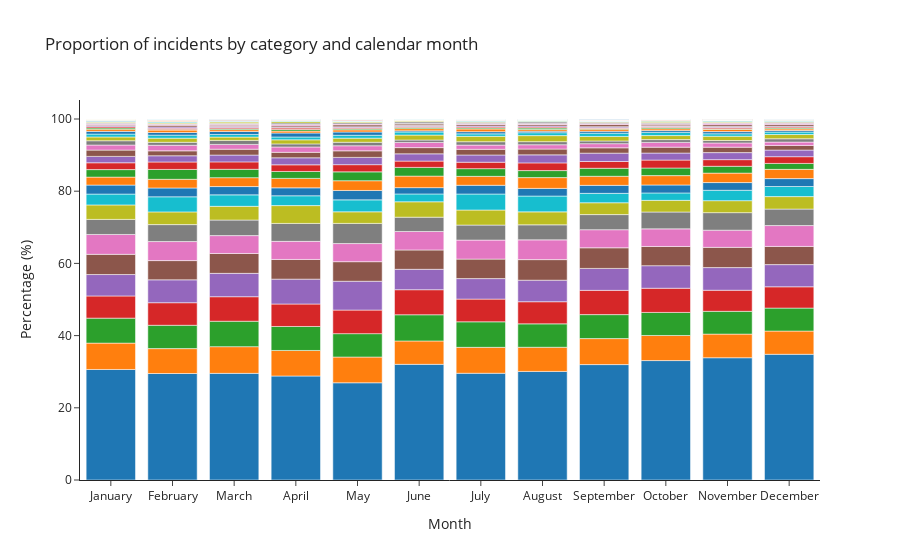

Notebook source saved alongside this figure:
### Code cell
fig = px.bar(plot_data, x='month', y='month_prop', color='category',
             hover_data={'month_prop':':.2f',
                         'count':':,'},
             labels={'month':'Month', 'month_prop':'Percentage (%)', 'category':'Category'},
             title='Proportion of incidents by category and calendar month',
             template='simple_white')
fig.update_layout(showlegend=False)
fig

### Figure 1 — Plotly figure (JSON) as saved in the notebook; plotly's stock layout.template omitted (floating-point values rounded to 4 significant figures)
{"data": [{"alignmentgroup": "True", "customdata": [[3370], [3057], [3401], [3164], [2864], [3598], [3554], [3543], [3935], [3983], [3827], [3959]], "hovertemplate": "Category=Larceny Theft<br>Month=%{x}<br>Percentage (%)=%{y:.2f}<br>count=%{customdata[0]:,}<extra></extra>", "legendgroup": "Larceny Theft", "marker": {"color": "#1F77B4", "pattern": {"shape": ""}}, "name": "Larceny Theft", "offsetgroup": "Larceny Theft", "orientation": "v", "showlegend": true, "textposition": "auto", "type": "bar", "x": ["January", "February", "March", "April", "May", "June", "July", "August", "September", "October", "November", "December"], "xaxis": "x", "y": [30.61, 29.5, 29.54, 28.81, 26.93, 32.04, 29.57, 30.08, 31.97, 33.08, 33.87, 34.82], "yaxis": "y"}, {"alignmentgroup": "True", "customdata": [[804], [714], [852], [777], [758], [727], [863], [788], [886], [837], [740], [732]], "hovertemplate": "Category=Other<br>Month=%{x}<br>Percentage (%)=%{y:.2f}<br>count=%{customdata[0]:,}<extra></extra>", "legendgroup": "Other", "marker": {"color": "#FF7F0E", "pattern": {"shape": ""}}, "name": "Other", "offsetgroup": "Other", "orientation": "v", "showlegend": true, "textposition": "auto", "type": "bar", "x": ["January", "February", "March", "April", "May", "June", "July", "August", "September", "October", "November", "December"], "xaxis": "x", "y": [7.304, 6.891, 7.4, 7.075, 7.128, 6.474, 7.18, 6.69, 7.199, 6.952, 6.549, 6.439], "yaxis": "y"}, {"alignmentgroup": "True", "customdata": [[762], [670], [811], [730], [689], [815], [850], [764], [818], [769], [713], [723]], "hovertemplate": "Category=Malicious Mischief<br>Month=%{x}<br>Percentage (%)=%{y:.2f}<br>count=%{customdata[0]:,}<extra></extra>", "legendgroup": "Malicious Mischief", "marker": {"color": "#2CA02C", "pattern": {"shape": ""}}, "name": "Malicious Mischief", "offsetgroup": "Malicious Mischief", "orientation": "v", "showlegend": true, "textposition": "auto", "type": "bar", "x": ["January", "February", "March", "April", "May", "June", "July", "August", "September", "October", "November", "December"], "xaxis": "x", "y": [6.922, 6.466, 7.044, 6.647, 6.479, 7.258, 7.072, 6.486, 6.646, 6.388, 6.31, 6.359], "yaxis": "y"}, {"alignmentgroup": "True", "customdata": [[676], [648], [782], [683], [694], [779], [756], [722], [827], [806], [660], [670]], "hovertemplate": "Category=Assault<br>Month=%{x}<br>Percentage (%)=%{y:.2f}<br>count=%{customdata[0]:,}<extra></extra>", "legendgroup": "Assault", "marker": {"color": "#D62728", "pattern": {"shape": ""}}, "name": "Assault", "offsetgroup": "Assault", "orientation": "v", "showlegend": true, "textposition": "auto", "type": "bar", "x": ["January", "February", "March", "April", "May", "June", "July", "August", "September", "October", "November", "December"], "xaxis": "x", "y": [6.141, 6.254, 6.792, 6.219, 6.526, 6.937, 6.29, 6.13, 6.719, 6.695, 5.841, 5.893], "yaxis": "y"}, {"alignmentgroup": "True", "customdata": [[653], [657], [745], [757], [850], [635], [683], [703], [748], [752], [709], [699]], "hovertemplate": "Category=Motor Vehicle Theft<br>Month=%{x}<br>Percentage (%)=%{y:.2f}<br>count=%{customdata[0]:,}<extra></extra>", "legendgroup": "Motor Vehicle Theft", "marker": {"color": "#9467BD", "pattern": {"shape": ""}}, "name": "Motor Vehicle Theft", "offsetgroup": "Motor Vehicle Theft", "orientation": "v", "showlegend": true, "textposition": "auto", "type": "bar", "x": ["January", "February", "March", "April", "May", "June", "July", "August", "September", "October", "November", "December"], "xaxis": "x", "y": [5.932, 6.34, 6.47, 6.892, 7.993, 5.655, 5.682, 5.968, 6.077, 6.246, 6.274, 6.148], "yaxis": "y"}, {"alignmentgroup": "True", "customdata": [[616], [552], [634], [599], [576], [601], [649], [671], [703], [641], [633], [573]], "hovertemplate": "Category=Non-Criminal<br>Month=%{x}<br>Percentage (%)=%{y:.2f}<br>count=%{customdata[0]:,}<extra></extra>", "legendgroup": "Non-Criminal", "marker": {"color": "#8C564B", "pattern": {"shape": ""}}, "name": "Non-Criminal", "offsetgroup": "Non-Criminal", "orientation": "v", "showlegend": true, "textposition": "auto", "type": "bar", "x": ["January", "February", "March", "April", "May", "June", "July", "August", "September", "October", "November", "December"], "xaxis": "x", "y": [5.596, 5.327, 5.506, 5.454, 5.417, 5.352, 5.399, 5.697, 5.712, 5.324, 5.602, 5.04], "yaxis": "y"}, {"alignmentgroup": "True", "customdata": [[606], [546], [570], [550], [534], [575], [633], [644], [617], [587], [538], [657]], "hovertemplate": "Category=Burglary<br>Month=%{x}<br>Percentage (%)=%{y:.2f}<br>count=%{customdata[0]:,}<extra></extra>", "legendgroup": "Burglary", "marker": {"color": "#E377C2", "pattern": {"shape": ""}}, "name": "Burglary", "offsetgroup": "Burglary", "orientation": "v", "showlegend": true, "textposition": "auto", "type": "bar", "x": ["January", "February", "March", "April", "May", "June", "July", "August", "September", "October", "November", "December"], "xaxis": "x", "y": [5.505, 5.269, 4.95, 5.008, 5.022, 5.121, 5.266, 5.467, 5.013, 4.876, 4.761, 5.779], "yaxis": "y"}, {"alignmentgroup": "True", "customdata": [[460], [487], [496], [546], [594], [445], [500], [491], [515], [562], [549], [519]], "hovertemplate": "Category=Recovered Vehicle<br>Month=%{x}<br>Percentage (%)=%{y:.2f}<br>count=%{customdata[0]:,}<extra></extra>", "legendgroup": "Recovered Vehicle", "marker": {"color": "#7F7F7F", "pattern": {"shape": ""}}, "name": "Recovered Vehicle", "offsetgroup": "Recovered Vehicle", "orientation": "v", "showlegend": true, "textposition": "auto", "type": "bar", "x": ["January", "February", "March", "April", "May", "June", "July", "August", "September", "October", "November", "December"], "xaxis": "x", "y": [4.179, 4.7, 4.308, 4.971, 5.586, 3.963, 4.16, 4.168, 4.184, 4.668, 4.858, 4.565], "yaxis": "y"}, {"alignmentgroup": "True", "customdata": [[441], [365], [438], [543], [341], [479], [501], [423], [404], [389], [375], [393]], "hovertemplate": "Category=Fraud<br>Month=%{x}<br>Percentage (%)=%{y:.2f}<br>count=%{customdata[0]:,}<extra></extra>", "legendgroup": "Fraud", "marker": {"color": "#BCBD22", "pattern": {"shape": ""}}, "name": "Fraud", "offsetgroup": "Fraud", "orientation": "v", "showlegend": true, "textposition": "auto", "type": "bar", "x": ["January", "February", "March", "April", "May", "June", "July", "August", "September", "October", "November", "December"], "xaxis": "x", "y": [4.006, 3.522, 3.804, 4.944, 3.207, 4.266, 4.168, 3.591, 3.282, 3.231, 3.319, 3.457], "yaxis": "y"}, {"alignmentgroup": "True", "customdata": [[331], [433], [365], [298], [352], [244], [533], [516], [320], [247], [325], [318]], "hovertemplate": "Category=Drug Offense<br>Month=%{x}<br>Percentage (%)=%{y:.2f}<br>count=%{customdata[0]:,}<extra></extra>", "legendgroup": "Drug Offense", "marker": {"color": "#17BECF", "pattern": {"shape": ""}}, "name": "Drug Offense", "offsetgroup": "Drug Offense", "orientation": "v", "showlegend": true, "textposition": "auto", "type": "bar", "x": ["January", "February", "March", "April", "May", "June", "July", "August", "September", "October", "November", "December"], "xaxis": "x", "y": [3.007, 4.179, 3.17, 2.713, 3.31, 2.173, 4.434, 4.381, 2.6, 2.052, 2.876, 2.797], "yaxis": "y"}, {"alignmentgroup": "True", "customdata": [[274], [253], [265], [242], [277], [196], [291], [250], [273], [266], [241], [249]], "hovertemplate": "Category=Warrant<br>Month=%{x}<br>Percentage (%)=%{y:.2f}<br>count=%{customdata[0]:,}<extra></extra>", "legendgroup": "Warrant", "marker": {"color": "#1F77B4", "pattern": {"shape": ""}}, "name": "Warrant", "offsetgroup": "Warrant", "orientation": "v", "showlegend": true, "textposition": "auto", "type": "bar", "x": ["January", "February", "March", "April", "May", "June", "July", "August", "September", "October", "November", "December"], "xaxis": "x", "y": [2.489, 2.442, 2.302, 2.203, 2.605, 1.745, 2.421, 2.122, 2.218, 2.209, 2.133, 2.19], "yaxis": "y"}, {"alignmentgroup": "True", "customdata": [[243], [249], [284], [287], [287], [359], [298], [352], [309], [312], [296], [291]], "hovertemplate": "Category=Lost Property<br>Month=%{x}<br>Percentage (%)=%{y:.2f}<br>count=%{customdata[0]:,}<extra></extra>", "legendgroup": "Lost Property", "marker": {"color": "#FF7F0E", "pattern": {"shape": ""}}, "name": "Lost Property", "offsetgroup": "Lost Property", "orientation": "v", "showlegend": true, "textposition": "auto", "type": "bar", "x": ["January", "February", "March", "April", "May", "June", "July", "August", "September", "October", "November", "December"], "xaxis": "x", "y": [2.207, 2.403, 2.467, 2.613, 2.699, 3.197, 2.479, 2.988, 2.511, 2.592, 2.619, 2.56], "yaxis": "y"}, {"alignmentgroup": "True", "customdata": [[229], [284], [267], [211], [261], [271], [256], [229], [274], [254], [214], [187]], "hovertemplate": "Category=Robbery<br>Month=%{x}<br>Percentage (%)=%{y:.2f}<br>count=%{customdata[0]:,}<extra></extra>", "legendgroup": "Robbery", "marker": {"color": "#2CA02C", "pattern": {"shape": ""}}, "name": "Robbery", "offsetgroup": "Robbery", "orientation": "v", "showlegend": true, "textposition": "auto", "type": "bar", "x": ["January", "February", "March", "April", "May", "June", "July", "August", "September", "October", "November", "December"], "xaxis": "x", "y": [2.08, 2.741, 2.319, 1.921, 2.454, 2.413, 2.13, 1.944, 2.226, 2.11, 1.894, 1.645], "yaxis": "y"}, {"alignmentgroup": "True", "customdata": [[208], [213], [236], [202], [212], [195], [214], [251], [230], [264], [208], [212]], "hovertemplate": "Category=Missing Person<br>Month=%{x}<br>Percentage (%)=%{y:.2f}<br>count=%{customdata[0]:,}<extra></extra>", "legendgroup": "Missing Person", "marker": {"color": "#D62728", "pattern": {"shape": ""}}, "name": "Missing Person", "offsetgroup": "Missing Person", "orientation": "v", "showlegend": true, "textposition": "auto", "type": "bar", "x": ["January", "February", "March", "April", "May", "June", "July", "August", "September", "October", "November", "December"], "xaxis": "x", "y": [1.89, 2.056, 2.05, 1.839, 1.994, 1.737, 1.78, 2.131, 1.869, 2.193, 1.841, 1.865], "yaxis": "y"}, {"alignmentgroup": "True", "customdata": [[195], [179], [218], [214], [214], [227], [241], [262], [285], [234], [220], [209]], "hovertemplate": "Category=Suspicious Occ<br>Month=%{x}<br>Percentage (%)=%{y:.2f}<br>count=%{customdata[0]:,}<extra></extra>", "legendgroup": "Suspicious Occ", "marker": {"color": "#9467BD", "pattern": {"shape": ""}}, "name": "Suspicious Occ", "offsetgroup": "Suspicious Occ", "orientation": "v", "showlegend": true, "textposition": "auto", "type": "bar", "x": ["January", "February", "March", "April", "May", "June", "July", "August", "September", "October", "November", "December"], "xaxis": "x", "y": [1.771, 1.727, 1.893, 1.948, 2.012, 2.022, 2.005, 2.224, 2.316, 1.944, 1.947, 1.838], "yaxis": "y"}, {"alignmentgroup": "True", "customdata": [[191], [141], [187], [166], [193], [193], [189], [189], [182], [197], [170], [146]], "hovertemplate": "Category=Disorderly Conduct<br>Month=%{x}<br>Percentage (%)=%{y:.2f}<br>count=%{customdata[0]:,}<extra></extra>", "legendgroup": "Disorderly Conduct", "marker": {"color": "#8C564B", "pattern": {"shape": ""}}, "name": "Disorderly Conduct", "offsetgroup": "Disorderly Conduct", "orientation": "v", "showlegend": true, "textposition": "auto", "type": "bar", "x": ["January", "February", "March", "April", "May", "June", "July", "August", "September", "October", "November", "December"], "xaxis": "x", "y": [1.735, 1.361, 1.624, 1.511, 1.815, 1.719, 1.572, 1.605, 1.479, 1.636, 1.504, 1.284], "yaxis": "y"}, {"alignmentgroup": "True", "customdata": [[155], [160], [152], [163], [150], [160], [140], [141], [141], [158], [132], [105]], "hovertemplate": "Category=Miscellaneous Investigation<br>Month=%{x}<br>Percentage (%)=%{y:.2f}<br>count=%{customdata[0]:,}<extra></extra>", "legendgroup": "Miscellaneous Investigation", "marker": {"color": "#E377C2", "pattern": {"shape": ""}}, "name": "Miscellaneous Investigation", "offsetgroup": "Miscellaneous Investigation", "orientation": "v", "showlegend": true, "textposition": "auto", "type": "bar", "x": ["January", "February", "March", "April", "May", "June", "July", "August", "September", "October", "November", "December"], "xaxis": "x", "y": [1.408, 1.544, 1.32, 1.484, 1.411, 1.425, 1.165, 1.197, 1.146, 1.312, 1.168, 0.9236], "yaxis": "y"}, {"alignmentgroup": "True", "customdata": [[131], [85], [129], [94], [103], [76], [113], [101], [92], [94], [76], [105]], "hovertemplate": "Category=Other Offenses<br>Month=%{x}<br>Percentage (%)=%{y:.2f}<br>count=%{customdata[0]:,}<extra></extra>", "legendgroup": "Other Offenses", "marker": {"color": "#7F7F7F", "pattern": {"shape": ""}}, "name": "Other Offenses", "offsetgroup": "Other Offenses", "orientation": "v", "showlegend": true, "textposition": "auto", "type": "bar", "x": ["January", "February", "March", "April", "May", "June", "July", "August", "September", "October", "November", "December"], "xaxis": "x", "y": [1.19, 0.8203, 1.12, 0.8559, 0.9686, 0.6768, 0.9401, 0.8575, 0.7475, 0.7808, 0.6726, 0.9236], "yaxis": "y"}, {"alignmentgroup": "True", "customdata": [[116], [119], [105], [124], [121], [154], [179], [197], [154], [135], [135], [134]], "hovertemplate": "Category=Offences Against The Family And Children<br>Month=%{x}<br>Percentage (%)=%{y:.2f}<br>count=%{customdata[0]:,}<extra></extra>", "legendgroup": "Offences Against The Family And Children", "marker": {"color": "#BCBD22", "pattern": {"shape": ""}}, "name": "Offences Against The Family And Children", "offsetgroup": "Offences Against The Family And Children", "orientation": "v", "showlegend": true, "textposition": "auto", "type": "bar", "x": ["January", "February", "March", "April", "May", "June", "July", "August", "September", "October", "November", "December"], "xaxis": "x", "y": [1.054, 1.148, 0.9119, 1.129, 1.138, 1.371, 1.489, 1.672, 1.251, 1.121, 1.195, 1.179], "yaxis": "y"}, {"alignmentgroup": "True", "customdata": [[87], [87], [84], [86], [85], [96], [82], [95], [111], [104], [77], [77]], "hovertemplate": "Category=Weapons Offense<br>Month=%{x}<br>Percentage (%)=%{y:.2f}<br>count=%{customdata[0]:,}<extra></extra>", "legendgroup": "Weapons Offense", "marker": {"color": "#17BECF", "pattern": {"shape": ""}}, "name": "Weapons Offense", "offsetgroup": "Weapons Offense", "orientation": "v", "showlegend": true, "textposition": "auto", "type": "bar", "x": ["January", "February", "March", "April", "May", "June", "July", "August", "September", "October", "November", "December"], "xaxis": "x", "y": [0.7903, 0.8396, 0.7295, 0.783, 0.7993, 0.8549, 0.6822, 0.8065, 0.9019, 0.8639, 0.6814, 0.6773], "yaxis": "y"}, {"alignmentgroup": "True", "customdata": [[83], [76], [96], [121], [96], [36], [73], [50], [67], [61], [67], [49]], "hovertemplate": "Category=Traffic Violation Arrest<br>Month=%{x}<br>Percentage (%)=%{y:.2f}<br>count=%{customdata[0]:,}<extra></extra>", "legendgroup": "Traffic Violation Arrest", "marker": {"color": "#1F77B4", "pattern": {"shape": ""}}, "name": "Traffic Violation Arrest", "offsetgroup": "Traffic Violation Arrest", "orientation": "v", "showlegend": true, "textposition": "auto", "type": "bar", "x": ["January", "February", "March", "April", "May", "June", "July", "August", "September", "October", "November", "December"], "xaxis": "x", "y": [0.754, 0.7334, 0.8338, 1.102, 0.9028, 0.3206, 0.6073, 0.4245, 0.5444, 0.5067, 0.5929, 0.431], "yaxis": "y"}, {"alignmentgroup": "True", "customdata": [[65], [69], [58], [58], [64], [68], [90], [56], [69], [61], [71], [50]], "hovertemplate": "Category=Weapons Carrying Etc<br>Month=%{x}<br>Percentage (%)=%{y:.2f}<br>count=%{customdata[0]:,}<extra></extra>", "legendgroup": "Weapons Carrying Etc", "marker": {"color": "#FF7F0E", "pattern": {"shape": ""}}, "name": "Weapons Carrying Etc", "offsetgroup": "Weapons Carrying Etc", "orientation": "v", "showlegend": true, "textposition": "auto", "type": "bar", "x": ["January", "February", "March", "April", "May", "June", "July", "August", "September", "October", "November", "December"], "xaxis": "x", "y": [0.5905, 0.6659, 0.5037, 0.5281, 0.6018, 0.6056, 0.7488, 0.4754, 0.5606, 0.5067, 0.6283, 0.4398], "yaxis": "y"}, {"alignmentgroup": "True", "customdata": [[41], [19], [30], [48], [33], [33], [35], [46], [23], [41], [20], [28]], "hovertemplate": "Category=Vandalism<br>Month=%{x}<br>Percentage (%)=%{y:.2f}<br>count=%{customdata[0]:,}<extra></extra>", "legendgroup": "Vandalism", "marker": {"color": "#2CA02C", "pattern": {"shape": ""}}, "name": "Vandalism", "offsetgroup": "Vandalism", "orientation": "v", "showlegend": true, "textposition": "auto", "type": "bar", "x": ["January", "February", "March", "April", "May", "June", "July", "August", "September", "October", "November", "December"], "xaxis": "x", "y": [0.3725, 0.1834, 0.2606, 0.437, 0.3103, 0.2939, 0.2912, 0.3905, 0.1869, 0.3406, 0.177, 0.2463], "yaxis": "y"}, {"alignmentgroup": "True", "customdata": [[38], [32], [41], [45], [27], [31], [33], [33], [26], [31], [39], [32]], "hovertemplate": "Category=Case Closure<br>Month=%{x}<br>Percentage (%)=%{y:.2f}<br>count=%{customdata[0]:,}<extra></extra>", "legendgroup": "Case Closure", "marker": {"color": "#D62728", "pattern": {"shape": ""}}, "name": "Case Closure", "offsetgroup": "Case Closure", "orientation": "v", "showlegend": true, "textposition": "auto", "type": "bar", "x": ["January", "February", "March", "April", "May", "June", "July", "August", "September", "October", "November", "December"], "xaxis": "x", "y": [0.3452, 0.3088, 0.3561, 0.4097, 0.2539, 0.2761, 0.2745, 0.2802, 0.2112, 0.2575, 0.3451, 0.2815], "yaxis": "y"}, {"alignmentgroup": "True", "customdata": [[32], [39], [28], [25], [28], [33], [32], [36], [39], [30], [33], [26]], "hovertemplate": "Category=Arson<br>Month=%{x}<br>Percentage (%)=%{y:.2f}<br>count=%{customdata[0]:,}<extra></extra>", "legendgroup": "Arson", "marker": {"color": "#9467BD", "pattern": {"shape": ""}}, "name": "Arson", "offsetgroup": "Arson", "orientation": "v", "showlegend": true, "textposition": "auto", "type": "bar", "x": ["January", "February", "March", "April", "May", "June", "July", "August", "September", "October", "November", "December"], "xaxis": "x", "y": [0.2907, 0.3764, 0.2432, 0.2276, 0.2633, 0.2939, 0.2662, 0.3056, 0.3169, 0.2492, 0.292, 0.2287], "yaxis": "y"}, {"alignmentgroup": "True", "customdata": [[32], [47], [43], [43], [60], [47], [49], [47], [70], [49], [55], [55]], "hovertemplate": "Category=Stolen Property<br>Month=%{x}<br>Percentage (%)=%{y:.2f}<br>count=%{customdata[0]:,}<extra></extra>", "legendgroup": "Stolen Property", "marker": {"color": "#8C564B", "pattern": {"shape": ""}}, "name": "Stolen Property", "offsetgroup": "Stolen Property", "orientation": "v", "showlegend": true, "textposition": "auto", "type": "bar", "x": ["January", "February", "March", "April", "May", "June", "July", "August", "September", "October", "November", "December"], "xaxis": "x", "y": [0.2907, 0.4536, 0.3735, 0.3915, 0.5642, 0.4186, 0.4077, 0.399, 0.5687, 0.407, 0.4867, 0.4838], "yaxis": "y"}, {"alignmentgroup": "True", "customdata": [[32], [29], [29], [38], [27], [18], [32], [29], [33], [28], [41], [35]], "hovertemplate": "Category=Traffic Collision<br>Month=%{x}<br>Percentage (%)=%{y:.2f}<br>count=%{customdata[0]:,}<extra></extra>", "legendgroup": "Traffic Collision", "marker": {"color": "#E377C2", "pattern": {"shape": ""}}, "name": "Traffic Collision", "offsetgroup": "Traffic Collision", "orientation": "v", "showlegend": true, "textposition": "auto", "type": "bar", "x": ["January", "February", "March", "April", "May", "June", "July", "August", "September", "October", "November", "December"], "xaxis": "x", "y": [0.2907, 0.2799, 0.2519, 0.346, 0.2539, 0.1603, 0.2662, 0.2462, 0.2681, 0.2326, 0.3628, 0.3079], "yaxis": "y"}, {"alignmentgroup": "True", "customdata": [[28], [18], [30], [47], [37], [49], [40], [52], [44], [33], [27], [34]], "hovertemplate": "Category=Courtesy Report<br>Month=%{x}<br>Percentage (%)=%{y:.2f}<br>count=%{customdata[0]:,}<extra></extra>", "legendgroup": "Courtesy Report", "marker": {"color": "#7F7F7F", "pattern": {"shape": ""}}, "name": "Courtesy Report", "offsetgroup": "Courtesy Report", "orientation": "v", "showlegend": true, "textposition": "auto", "type": "bar", "x": ["January", "February", "March", "April", "May", "June", "July", "August", "September", "October", "November", "December"], "xaxis": "x", "y": [0.2544, 0.1737, 0.2606, 0.4279, 0.3479, 0.4364, 0.3328, 0.4415, 0.3575, 0.2741, 0.2389, 0.2991], "yaxis": "y"}, {"alignmentgroup": "True", "customdata": [[27], [27], [41], [45], [29], [26], [29], [24], [26], [42], [30], [21]], "hovertemplate": "Category=Forgery And Counterfeiting<br>Month=%{x}<br>Percentage (%)=%{y:.2f}<br>count=%{customdata[0]:,}<extra></extra>", "legendgroup": "Forgery And Counterfeiting", "marker": {"color": "#BCBD22", "pattern": {"shape": ""}}, "name": "Forgery And Counterfeiting", "offsetgroup": "Forgery And Counterfeiting", "orientation": "v", "showlegend": true, "textposition": "auto", "type": "bar", "x": ["January", "February", "March", "April", "May", "June", "July", "August", "September", "October", "November", "December"], "xaxis": "x", "y": [0.2453, 0.2606, 0.3561, 0.4097, 0.2727, 0.2315, 0.2413, 0.2038, 0.2112, 0.3489, 0.2655, 0.1847], "yaxis": "y"}, {"alignmentgroup": "True", "customdata": [[16], [25], [24], [23], [16], [23], [23], [18], [15], [13], [29], [22]], "hovertemplate": "Category=Fire Report<br>Month=%{x}<br>Percentage (%)=%{y:.2f}<br>count=%{customdata[0]:,}<extra></extra>", "legendgroup": "Fire Report", "marker": {"color": "#17BECF", "pattern": {"shape": ""}}, "name": "Fire Report", "offsetgroup": "Fire Report", "orientation": "v", "showlegend": true, "textposition": "auto", "type": "bar", "x": ["January", "February", "March", "April", "May", "June", "July", "August", "September", "October", "November", "December"], "xaxis": "x", "y": [0.1453, 0.2413, 0.2084, 0.2094, 0.1505, 0.2048, 0.1913, 0.1528, 0.1219, 0.108, 0.2566, 0.1935], "yaxis": "y"}, {"alignmentgroup": "True", "customdata": [[15], [13], [12], [5], [10], [4], [15], [14], [10], [12], [11], [19]], "hovertemplate": "Category=Embezzlement<br>Month=%{x}<br>Percentage (%)=%{y:.2f}<br>count=%{customdata[0]:,}<extra></extra>", "legendgroup": "Embezzlement", "marker": {"color": "#1F77B4", "pattern": {"shape": ""}}, "name": "Embezzlement", "offsetgroup": "Embezzlement", "orientation": "v", "showlegend": true, "textposition": "auto", "type": "bar", "x": ["January", "February", "March", "April", "May", "June", "July", "August", "September", "October", "November", "December"], "xaxis": "x", "y": [0.1363, 0.1255, 0.1042, 0.04552, 0.09404, 0.03562, 0.1248, 0.1189, 0.08125, 0.09968, 0.09735, 0.1671], "yaxis": "y"}, {"alignmentgroup": "True", "customdata": [[10], [11], [5], [7], [3], [5], [5], [5], [7], [5], [5], [11]], "hovertemplate": "Category=Suicide<br>Month=%{x}<br>Percentage (%)=%{y:.2f}<br>count=%{customdata[0]:,}<extra></extra>", "legendgroup": "Suicide", "marker": {"color": "#FF7F0E", "pattern": {"shape": ""}}, "name": "Suicide", "offsetgroup": "Suicide", "orientation": "v", "showlegend": true, "textposition": "auto", "type": "bar", "x": ["January", "February", "March", "April", "May", "June", "July", "August", "September", "October", "November", "December"], "xaxis": "x", "y": [0.09084, 0.1062, 0.04343, 0.06373, 0.02821, 0.04453, 0.0416, 0.04245, 0.05687, 0.04153, 0.04425, 0.09675], "yaxis": "y"}, {"alignmentgroup": "True", "customdata": [[8], [14], [10], [4], [1], [1], [3], [2], [1], [3]], "hovertemplate": "Category=Prostitution<br>Month=%{x}<br>Percentage (%)=%{y:.2f}<br>count=%{customdata[0]:,}<extra></extra>", "legendgroup": "Prostitution", "marker": {"color": "#2CA02C", "pattern": {"shape": ""}}, "name": "Prostitution", "offsetgroup": "Prostitution", "orientation": "v", "showlegend": true, "textposition": "auto", "type": "bar", "x": ["January", "February", "March", "April", "May", "August", "September", "October", "November", "December"], "xaxis": "x", "y": [0.07267, 0.1351, 0.08685, 0.03642, 0.009404, 0.00849, 0.02437, 0.01661, 0.00885, 0.02639], "yaxis": "y"}, {"alignmentgroup": "True", "customdata": [[8], [15], [10], [5], [18], [8], [9], [9], [16], [14], [9], [8]], "hovertemplate": "Category=Sex Offense<br>Month=%{x}<br>Percentage (%)=%{y:.2f}<br>count=%{customdata[0]:,}<extra></extra>", "legendgroup": "Sex Offense", "marker": {"color": "#D62728", "pattern": {"shape": ""}}, "name": "Sex Offense", "offsetgroup": "Sex Offense", "orientation": "v", "showlegend": true, "textposition": "auto", "type": "bar", "x": ["January", "February", "March", "April", "May", "June", "July", "August", "September", "October", "November", "December"], "xaxis": "x", "y": [0.07267, 0.1448, 0.08685, 0.04552, 0.1693, 0.07124, 0.07488, 0.07641, 0.13, 0.1163, 0.07965, 0.07037], "yaxis": "y"}, {"alignmentgroup": "True", "customdata": [[7], [5], [5], [1], [1], [2], [5], [5], [2], [4]], "hovertemplate": "Category=Homicide<br>Month=%{x}<br>Percentage (%)=%{y:.2f}<br>count=%{customdata[0]:,}<extra></extra>", "legendgroup": "Homicide", "marker": {"color": "#9467BD", "pattern": {"shape": ""}}, "name": "Homicide", "offsetgroup": "Homicide", "orientation": "v", "showlegend": true, "textposition": "auto", "type": "bar", "x": ["January", "February", "May", "June", "July", "August", "September", "October", "November", "December"], "xaxis": "x", "y": [0.06359, 0.04825, 0.04702, 0.008906, 0.008319, 0.01698, 0.04062, 0.04153, 0.0177, 0.03518], "yaxis": "y"}, {"alignmentgroup": "True", "customdata": [[6], [7], [13], [12], [12], [5], [7], [6], [6], [5], [11], [3]], "hovertemplate": "Category=Vehicle Impounded<br>Month=%{x}<br>Percentage (%)=%{y:.2f}<br>count=%{customdata[0]:,}<extra></extra>", "legendgroup": "Vehicle Impounded", "marker": {"color": "#8C564B", "pattern": {"shape": ""}}, "name": "Vehicle Impounded", "offsetgroup": "Vehicle Impounded", "orientation": "v", "showlegend": true, "textposition": "auto", "type": "bar", "x": ["January", "February", "March", "April", "May", "June", "July", "August", "September", "October", "November", "December"], "xaxis": "x", "y": [0.05451, 0.06755, 0.1129, 0.1093, 0.1128, 0.04453, 0.05824, 0.05094, 0.04875, 0.04153, 0.09735, 0.02639], "yaxis": "y"}, {"alignmentgroup": "True", "customdata": [[6], [6], [7], [8], [3], [4], [3], [4], [5], [5], [5], [3]], "hovertemplate": "Category=Vehicle Misplaced<br>Month=%{x}<br>Percentage (%)=%{y:.2f}<br>count=%{customdata[0]:,}<extra></extra>", "legendgroup": "Vehicle Misplaced", "marker": {"color": "#E377C2", "pattern": {"shape": ""}}, "name": "Vehicle Misplaced", "offsetgroup": "Vehicle Misplaced", "orientation": "v", "showlegend": true, "textposition": "auto", "type": "bar", "x": ["January", "February", "March", "April", "May", "June", "July", "August", "September", "October", "November", "December"], "xaxis": "x", "y": [0.05451, 0.0579, 0.0608, 0.07284, 0.02821, 0.03562, 0.02496, 0.03396, 0.04062, 0.04153, 0.04425, 0.02639], "yaxis": "y"}, {"alignmentgroup": "True", "customdata": [[2], [5], [9], [5], [1], [4], [10], [3], [8], [6], [3], [2]], "hovertemplate": "Category=Drug Violation<br>Month=%{x}<br>Percentage (%)=%{y:.2f}<br>count=%{customdata[0]:,}<extra></extra>", "legendgroup": "Drug Violation", "marker": {"color": "#7F7F7F", "pattern": {"shape": ""}}, "name": "Drug Violation", "offsetgroup": "Drug Violation", "orientation": "v", "showlegend": true, "textposition": "auto", "type": "bar", "x": ["January", "February", "March", "April", "May", "June", "July", "August", "September", "October", "November", "December"], "xaxis": "x", "y": [0.01817, 0.04825, 0.07817, 0.04552, 0.009404, 0.03562, 0.08319, 0.02547, 0.065, 0.04984, 0.02655, 0.01759], "yaxis": "y"}, {"alignmentgroup": "True", "customdata": [[2], [2], [1], [1], [4]], "hovertemplate": "Category=Human Trafficking, Commercial Sex Acts<br>Month=%{x}<br>Percentage (%)=%{y:.2f}<br>count=%{customdata[0]:,}<extra></extra>", "legendgroup": "Human Trafficking, Commercial Sex Acts", "marker": {"color": "#BCBD22", "pattern": {"shape": ""}}, "name": "Human Trafficking, Commercial Sex Acts", "offsetgroup": "Human Trafficking, Commercial Sex Acts", "orientation": "v", "showlegend": true, "textposition": "auto", "type": "bar", "x": ["January", "February", "April", "May", "August"], "xaxis": "x", "y": [0.01817, 0.0193, 0.009105, 0.009404, 0.03396], "yaxis": "y"}, {"alignmentgroup": "True", "customdata": [[1], [3], [5], [6], [7], [5], [6], [6], [2]], "hovertemplate": "Category=Liquor Laws<br>Month=%{x}<br>Percentage (%)=%{y:.2f}<br>count=%{customdata[0]:,}<extra></extra>", "legendgroup": "Liquor Laws", "marker": {"color": "#17BECF", "pattern": {"shape": ""}}, "name": "Liquor Laws", "offsetgroup": "Liquor Laws", "orientation": "v", "showlegend": true, "textposition": "auto", "type": "bar", "x": ["January", "February", "April", "May", "June", "July", "August", "September", "October"], "xaxis": "x", "y": [0.009084, 0.02895, 0.04552, 0.05642, 0.06234, 0.0416, 0.05094, 0.04875, 0.01661], "yaxis": "y"}, {"alignmentgroup": "True", "customdata": [[1], [1], [6], [2], [2], [2], [2], [1], [6], [1], [3], [3]], "hovertemplate": "Category=Rape<br>Month=%{x}<br>Percentage (%)=%{y:.2f}<br>count=%{customdata[0]:,}<extra></extra>", "legendgroup": "Rape", "marker": {"color": "#1F77B4", "pattern": {"shape": ""}}, "name": "Rape", "offsetgroup": "Rape", "orientation": "v", "showlegend": true, "textposition": "auto", "type": "bar", "x": ["January", "February", "March", "April", "May", "June", "July", "August", "September", "October", "November", "December"], "xaxis": "x", "y": [0.009084, 0.009651, 0.05211, 0.01821, 0.01881, 0.01781, 0.01664, 0.00849, 0.04875, 0.008306, 0.02655, 0.02639], "yaxis": "y"}, {"alignmentgroup": "True", "customdata": [[1], [2], [1], [3]], "hovertemplate": "Category=Gambling<br>Month=%{x}<br>Percentage (%)=%{y:.2f}<br>count=%{customdata[0]:,}<extra></extra>", "legendgroup": "Gambling", "marker": {"color": "#FF7F0E", "pattern": {"shape": ""}}, "name": "Gambling", "offsetgroup": "Gambling", "orientation": "v", "showlegend": true, "textposition": "auto", "type": "bar", "x": ["March", "July", "August", "December"], "xaxis": "x", "y": [0.008685, 0.01664, 0.00849, 0.02639], "yaxis": "y"}, {"alignmentgroup": "True", "customdata": [[2]], "hovertemplate": "Category=Civil Sidewalks<br>Month=%{x}<br>Percentage (%)=%{y:.2f}<br>count=%{customdata[0]:,}<extra></extra>", "legendgroup": "Civil Sidewalks", "marker": {"color": "#2CA02C", "pattern": {"shape": ""}}, "name": "Civil Sidewalks", "offsetgroup": "Civil Sidewalks", "orientation": "v", "showlegend": true, "textposition": "auto", "type": "bar", "x": ["October"], "xaxis": "x", "y": [0.01661], "yaxis": "y"}], "layout": {"barmode": "relative", "legend": {"title": {"text": "Category"}, "tracegroupgap": 0}, "showlegend": false, "title": {"text": "Proportion of incidents by category and calendar month"}, "xaxis": {"anchor": "y", "domain": [0, 1], "title": {"text": "Month"}}, "yaxis": {"anchor": "x", "domain": [0, 1], "title": {"text": "Percentage (%)"}}}}
